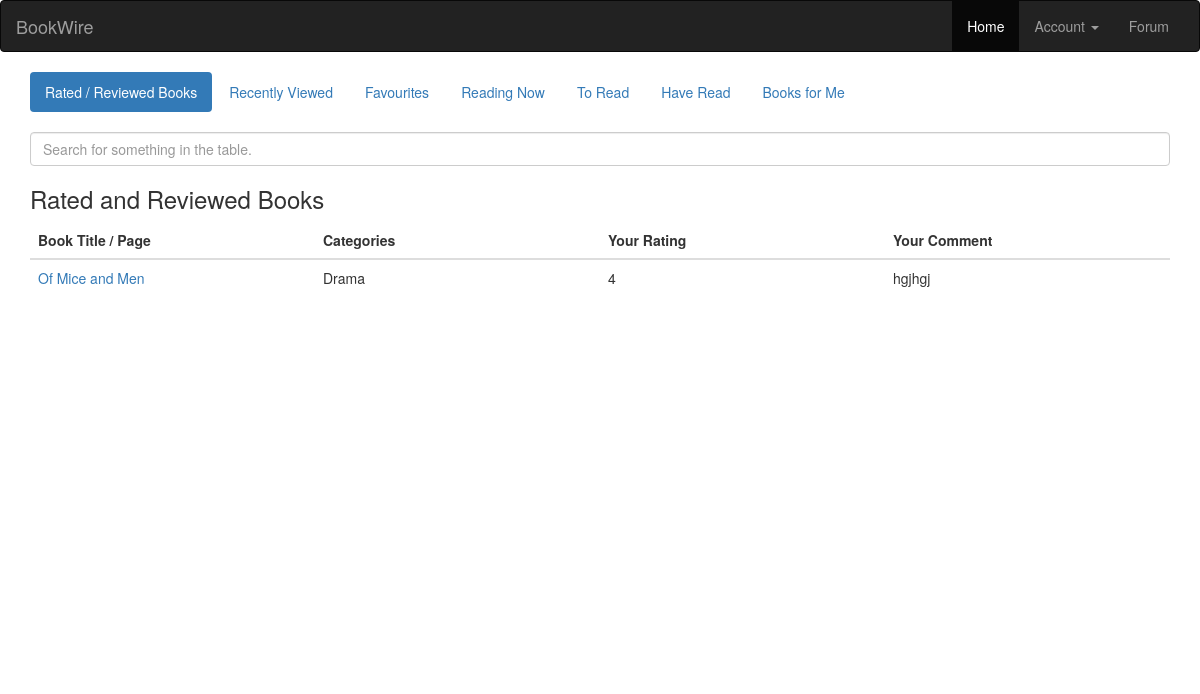
The app's page /usershelf/ (signed in) with its own data.
### book/models.py (models this page shows, shortened)
class Review(models.Model):
	book = models.ForeignKey(Book, on_delete=models.CASCADE)
	user = models.ForeignKey(User, on_delete=models.CASCADE)
	description = models.TextField(max_length=1024)
	rating_value = models.IntegerField()
	created_at = models.DateTimeField()
	likes = models.ManyToManyField(User, related_name='likes')
	dislikes = models.ManyToManyField(User, related_name='dislikes')

class Book(models.Model):
	uid = models.CharField(max_length=64)
	title =  models.CharField(max_length=1024)
	authors = models.CharField(max_length=1024)
	publisher = models.CharField(max_length=1024)
	published_date = models.CharField(max_length=32)
	description = models.CharField(max_length=8192)
	isbn_13 = models.CharField(max_length=32)
	isbn_10 = models.CharField(max_length=32)
	genre = models.CharField(max_length=1024)
	average_rating = models.FloatField()
	ratings_count = models.IntegerField()
	thumbnail = models.CharField(max_length=1024)
	favourites = models.ManyToManyField(User, related_name='favourites')
	readingnow = models.ManyToManyField(User, related_name='readingnow')
	toread = models.ManyToManyField(User, related_name='toread')
	haveread = models.ManyToManyField(User, related_name='haveread')

### book/views.py (the view, shortened to what this page needs)
# urls.py: path('usershelf/', views.usershelf, name='usershelf'),
@login_required
@csrf_exempt
def usershelf(request):
	if 'history' not in request.session:
		request.session['history'] = []
	context = {
		"favourite_book": Book.objects.filter(favourites__id=request.user.pk),
		"have_read_book": Book.objects.filter(haveread__id=request.user.pk),
		"to_read_book": Book.objects.filter(toread__id=request.user.pk),
		"reading_now_book": Book.objects.filter(readingnow__id=request.user.pk),
		"reviewed_book": Review.objects.filter(user=request.user.pk),
		"visited_book": [Book.objects.get(isbn_13=items) for items in request.session['history']]
	}
	return render(request, "usershelf.html", context)

### book/templates/usershelf.html (shortened to what this page needs)
{% extends "account_base.html" %}
{% load staticfiles %}
{% block content %}
<div class="container">
	<ul class="nav nav-pills">
		<li class="active"><a data-toggle="tab" href="#rated">Rated / Reviewed Books</a></li>
		<li><a data-toggle="tab" href="#recently-viewed">Recently Viewed</a></li>
		<li><a data-toggle="tab" href="#favourites">Favourites</a></li>
		<li><a data-toggle="tab" href="#reading-now">Reading Now</a></li>
		<li><a data-toggle="tab" href="#to-read">To Read</a></li>
		<li><a data-toggle="tab" href="#have-read">Have Read</a></li>
		<li><a data-toggle="tab" href="#books-for-me">Books for Me</a></li>
	</ul>
	<br>
	<input id="tablequery" type="text" class="form-control" aria-label="Default" aria-describedby="inputGroup-sizing-default" placeholder="Search for something in the table.">
	<div class="tab-content" style="height: 500px; overflow: auto;">
		<div id="rated" class="tab-pane fade in active">
			<h3>Rated and Reviewed Books</h3>
			<table class="table" id="rated-table" style="table-layout:fixed;">
				<thead>
					<tr>
						<th scope="col">Book Title / Page</th>
						<th scope="col">Categories</th>
						<th scope="col">Your Rating</th>
						<th scope="col">Your Comment</th>
					</tr>
				</thead>
				<tbody id="rated-result">
					{% for review in reviewed_book %}
						<tr id="{{review.book.isbn_13}}">
							<td scope="row" style="white-space: nowrap; overflow: hidden; text-overflow: ellipsis;">
								<a style='cursor: pointer;' href='/bookinstance/{{review.book.isbn_13}}' > {{review.book.title}} </a>
							</td>
							<td>
								{{review.book.genre}}
							</td>
							<td>
								{{review.rating_value}}
							</td>
							<td>
								{{review.description}}
							</td>
						</tr>
					{% endfor %}
				</tbody>
			</table>
		</div>
	</div>
</div>
{% endblock %}

### records on screen
Review: book "Of Mice and Men", book.genre "Drama", rating_value "4", description "hgjhgj"
